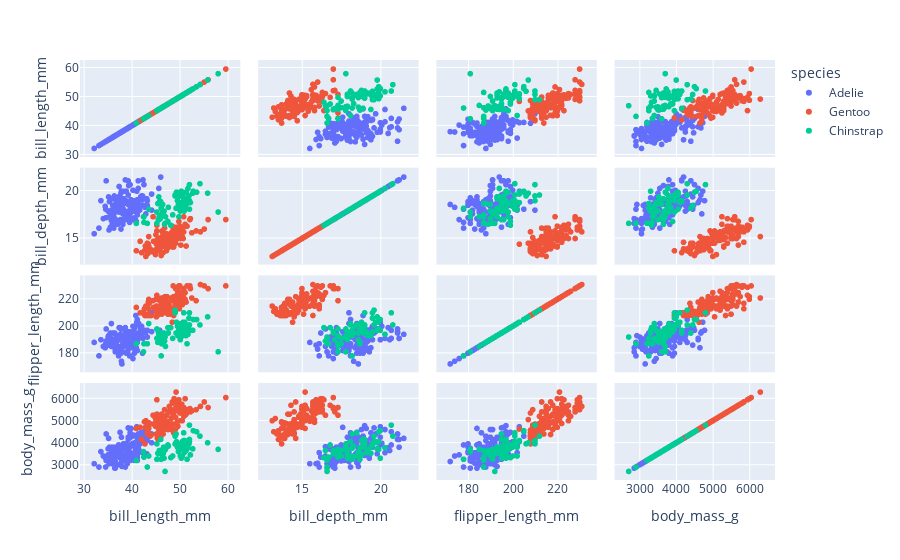

Notebook code for this chart:
### Code cell
fig = px.scatter_matrix(df, dimensions= ['bill_length_mm', 'bill_depth_mm', 'flipper_length_mm', 'body_mass_g'], color= 'species')
fig.show()
